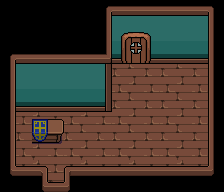

This is a level from a 2D game, rendered from its Tiled map with the project's own tilesets. A one-line summary and the complete map file follow:
An orthogonal 14x12 tile map with 16x16 px tiles, 3 tile layers (Base Layer, Ground Layer, Upper Layer), 2 tilesets and 6 objects (2x WorldObject, Entrance, Shop Slate, NPC_17, Craft).

<map version="1.10" tiledversion="1.10.2" orientation="orthogonal" renderorder="right-down" width="14" height="12" tilewidth="16" tileheight="16" infinite="0" nextlayerid="10" nextobjectid="50">
 <properties>
  <property name="BuildingID" type="int" value="7" />
  <property name="MapType" value="Town" />
 </properties>
 <tileset firstgid="1" source="../Tilesets/tilesetHouses.tsx" />
 <tileset firstgid="521" source="../Tilesets/tsWalls_Floors.tsx" />
 <layer id="6" name="Base Layer" width="14" height="12">
  <data encoding="csv">
566,566,566,566,566,566,566,566,566,566,566,566,566,566,
566,566,566,566,566,566,698,698,698,698,698,698,698,566,
566,566,566,566,566,566,720,720,720,720,720,720,720,566,
566,566,566,566,566,566,742,742,742,742,742,742,742,566,
566,698,698,698,698,698,698,917,918,919,917,918,919,566,
566,720,720,720,720,720,720,939,940,941,939,940,941,566,
566,742,742,742,742,742,742,917,918,919,917,918,919,566,
566,939,940,941,939,940,941,939,940,941,939,940,941,566,
566,917,918,919,917,918,919,917,918,919,917,918,919,566,
566,939,940,941,939,940,941,939,940,941,939,940,941,566,
566,939,940,941,939,940,941,939,940,941,939,940,941,566,
566,566,566,919,566,566,566,566,566,566,566,566,566,566
</data>
 </layer>
 <layer id="7" name="Ground Layer" width="14" height="12">
  <data encoding="csv">
0,0,0,0,0,0,609,544,544,544,544,544,544,610,
0,0,0,0,0,0,611,0,0,0,0,0,0,633,
0,0,0,0,0,0,611,524,525,526,0,0,0,633,
609,544,544,544,544,544,545,546,547,548,588,588,588,633,
611,0,0,0,0,0,567,0,0,0,0,0,0,633,
611,0,0,0,0,0,567,0,0,0,0,0,0,633,
611,588,588,588,588,588,589,0,0,0,0,0,0,633,
611,0,0,0,0,0,0,0,0,0,0,0,0,633,
611,0,445,446,0,0,0,0,0,0,0,0,0,633,
611,0,0,0,0,0,0,0,0,0,0,0,0,633,
631,0,0,0,0,0,0,0,0,0,0,0,0,632,
0,0,631,0,632,0,0,0,0,0,0,0,0,0
</data>
 </layer>
 <layer id="8" name="Upper Layer" width="14" height="12">
  <data encoding="csv">
0,0,0,0,0,0,0,0,0,0,0,0,0,0,
0,0,0,0,0,0,0,0,0,0,0,0,0,0,
0,0,0,0,0,0,0,0,0,0,0,0,0,0,
0,0,0,0,0,0,0,0,0,0,0,0,0,0,
0,0,0,0,0,0,0,0,0,0,0,0,0,0,
0,0,0,0,0,0,0,0,0,0,0,0,0,0,
0,0,0,0,0,0,0,0,0,0,0,0,0,0,
0,0,419,472,0,0,0,0,0,0,0,0,0,0,
0,0,0,0,0,0,0,0,0,0,0,0,0,0,
0,0,0,0,0,0,0,0,0,0,0,0,0,0,
653,522,523,0,521,522,522,522,522,522,522,522,522,654,
0,0,0,522,0,0,0,0,0,0,0,0,0,0
</data>
 </layer>
 <objectgroup id="4" name="Travel Layer">
  <object id="1" name="Entrance" x="48" y="188" width="16" height="4">
   <properties>
    <property name="EntranceDir" value="Up" />
    <property name="Map" value="mapTown" />
   </properties>
  </object>
 </objectgroup>
 <objectgroup id="9" name="MapObject">
  <object id="37" name="WorldObject" x="144" y="128" width="64" height="16">
   <properties>
    <property name="ObjectID" type="int" value="142" />
   </properties>
  </object>
  <object id="44" name="WorldObject" x="176" y="64" width="16" height="16">
   <properties>
    <property name="ObjectID" type="int" value="89" />
   </properties>
  </object>
  <object id="49" name="Shop Slate" x="16" y="128" width="16" height="16">
   <properties>
    <property name="ObjectID" type="int" value="179" />
   </properties>
  </object>
 </objectgroup>
 <objectgroup id="5" name="Character Layer">
  <object id="18" name="NPC_17" x="128" y="64" width="16" height="16" />
  <object id="47" name="Craft" x="176" y="80" width="16" height="16" />
 </objectgroup>
</map>
